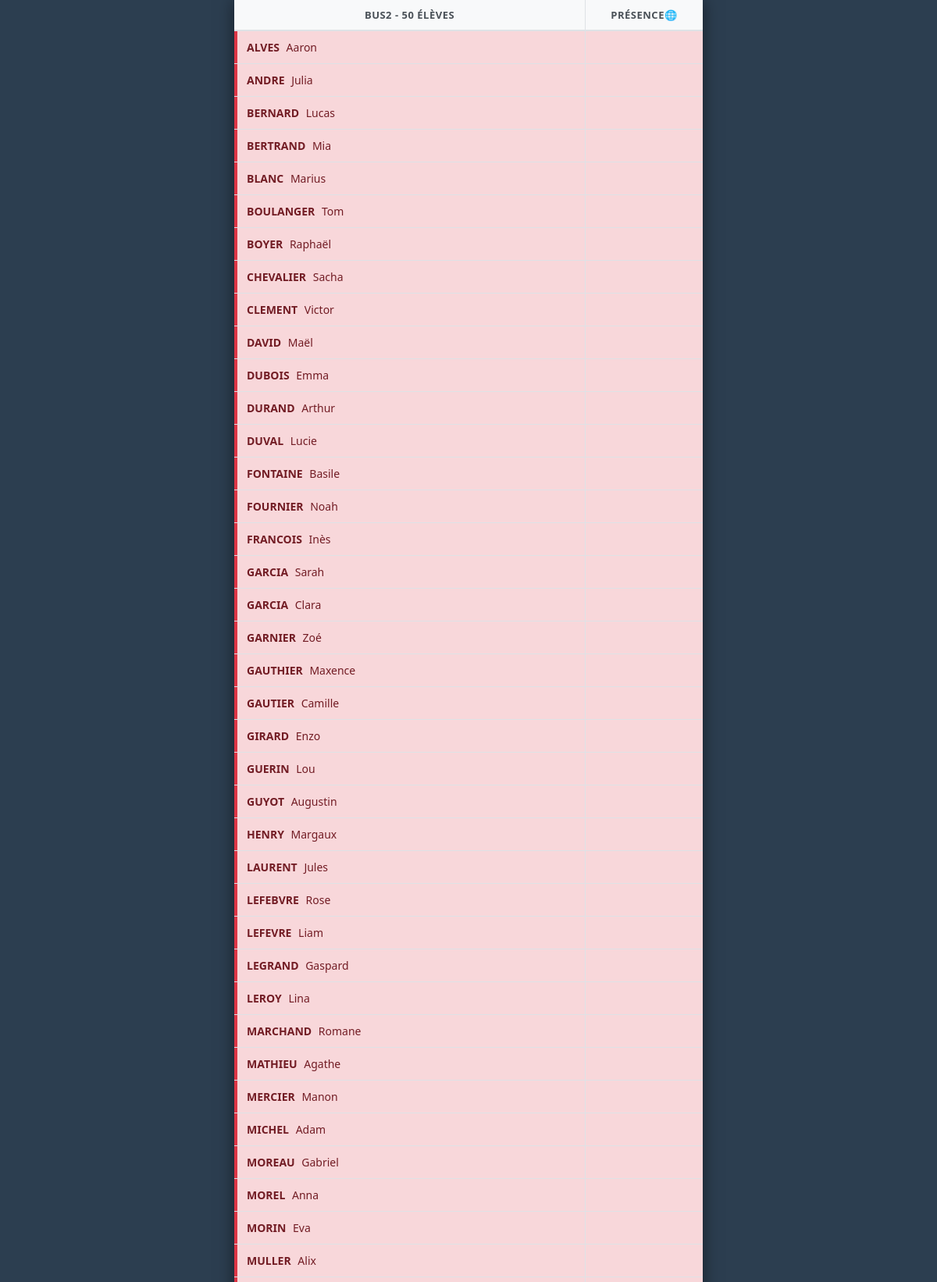
The app's page /bus/bus2 (upper part) with its own data.
### tables this page shows
CREATE TABLE eleves 
                        (id INTEGER PRIMARY KEY AUTOINCREMENT, 
                         nom TEXT NOT NULL, 
                         prenom TEXT NOT NULL,
                         bus TEXT NOT NULL,
                         present INTEGER DEFAULT 0);

### app.py (the view)
@app.route('/bus/<type_bus>')
def liste_bus(type_bus):
    with sqlite3.connect(DB_PATH) as conn:
        conn.row_factory = sqlite3.Row
        eleves = conn.execute("SELECT * FROM eleves WHERE bus = ? ORDER BY nom ASC", (type_bus,)).fetchall()
    total = len(eleves)
    presents = sum(1 for e in eleves if e['present'] == 1)
    return render_template('index.html', eleves=eleves, total=total, presents=presents, bus=type_bus)

### templates/index.html (shortened to what this page needs)
<!DOCTYPE html>
<html lang="fr">
<head>
    <link rel="stylesheet" href="{{ url_for('static', filename='style.css') }}">
</head>
<body>
    <div class="app-wrapper">
        <header class="pronote-header">
            <div class="header-left">{{ bus.upper() }} - {{ total }} élèves</div>
            <div class="header-right">Présence <span class="globe">🌐</span></div>
        </header>
        <main class="list-area">
            {% for eleve in eleves %}
            <div class="row {{ 'is-present' if eleve.present == 1 else 'is-absent' }}" onclick="location.href='/toggle/{{ eleve.id }}/{{ bus }}'">
                <div class="col-left">
                    <span class="nom">{{ eleve.nom }}</span>&nbsp;{{ eleve.prenom }}
                </div>
                <div class="col-right">
                </div>
            </div>
            {% endfor %}
        </main>
    </div>
</body>
</html>

### static/style.css (style rules this page uses)
* { box-sizing: border-box; -webkit-tap-highlight-color: transparent; }
html, body { margin: 0; padding: 0; height: 100dvh; width: 100%; overflow: hidden; font-family: "Segoe UI", Tahoma, sans-serif; background-color: #2c3e50; }
.app-wrapper { display: flex; flex-direction: column; height: 100dvh; max-width: 600px; margin: 0 auto; background: #ffffff; box-shadow: 0 0 20px rgba(0,0,0,0.5); }
.pronote-header { display: flex; height: 40px; background: #f8f9fa; border-bottom: 2px solid #dee2e6; flex-shrink: 0; }
.header-left, .header-right { display: flex; align-items: center; justify-content: center; font-size: 13px; font-weight: 700; color: #495057; text-transform: uppercase; letter-spacing: 0.5px; }
.header-left { flex: 0 0 75%; border-right: 1px solid #dee2e6; }
.header-right { flex: 0 0 25%; }
.list-area { flex: 1; overflow-y: auto; background: #fff; -webkit-overflow-scrolling: touch; }
.row { display: flex; min-height: 42px; border-bottom: 1px solid #dee2e6; cursor: pointer; transition: background 0.1s; }
.row:nth-child(even) { background-color: #fcfcfc; }
.col-left { flex: 0 0 75%; display: flex; align-items: center; padding: 0 12px; border-right: 1px solid #dee2e6; font-size: 14px; }
.col-right { flex: 0 0 25%; display: flex; align-items: center; justify-content: center; font-size: 18px; background: #fff; }
.nom { font-weight: 800; margin-right: 5px; }
.is-absent .col-left { color: #721c24; background-color: #f8d7da; border-left: 4px solid #dc3545; }
.is-absent .col-right { color: #dc3545; background-color: #f8d7da; }

### records on screen
eleves: nom "ALVES", prenom "Aaron"
eleves: nom "ANDRE", prenom "Julia"
eleves: nom "BERNARD", prenom "Lucas"
eleves: nom "BERTRAND", prenom "Mia"
eleves: nom "BLANC", prenom "Marius"
eleves: nom "BOULANGER", prenom "Tom"
eleves: nom "BOYER", prenom "Raphaël"
eleves: nom "CHEVALIER", prenom "Sacha"
eleves: nom "CLEMENT", prenom "Victor"
eleves: nom "DAVID", prenom "Maël"
eleves: nom "DUBOIS", prenom "Emma"
eleves: nom "DURAND", prenom "Arthur"
eleves: nom "DUVAL", prenom "Lucie"
eleves: nom "FONTAINE", prenom "Basile"
eleves: nom "FOURNIER", prenom "Noah"
eleves: nom "FRANCOIS", prenom "Inès"
eleves: nom "GARCIA", prenom "Sarah"
eleves: nom "GARCIA", prenom "Clara"
eleves: nom "GARNIER", prenom "Zoé"
eleves: nom "GAUTHIER", prenom "Maxence"
eleves: nom "GAUTIER", prenom "Camille"
eleves: nom "GIRARD", prenom "Enzo"
eleves: nom "GUERIN", prenom "Lou"
eleves: nom "GUYOT", prenom "Augustin"
eleves: nom "HENRY", prenom "Margaux"
eleves: nom "LAURENT", prenom "Jules"
eleves: nom "LEFEBVRE", prenom "Rose"
eleves: nom "LEFEVRE", prenom "Liam"
eleves: nom "LEGRAND", prenom "Gaspard"
eleves: nom "LEROY", prenom "Lina"
eleves: nom "MARCHAND", prenom "Romane"
eleves: nom "MATHIEU", prenom "Agathe"
eleves: nom "MERCIER", prenom "Manon"
eleves: nom "MICHEL", prenom "Adam"
eleves: nom "MOREAU", prenom "Gabriel"
eleves: nom "MOREL", prenom "Anna"
eleves: nom "MORIN", prenom "Eva"
eleves: nom "MULLER", prenom "Alix"

### other values on screen
{{ bus.upper() }} "BUS2"
{{ total }} "50"
